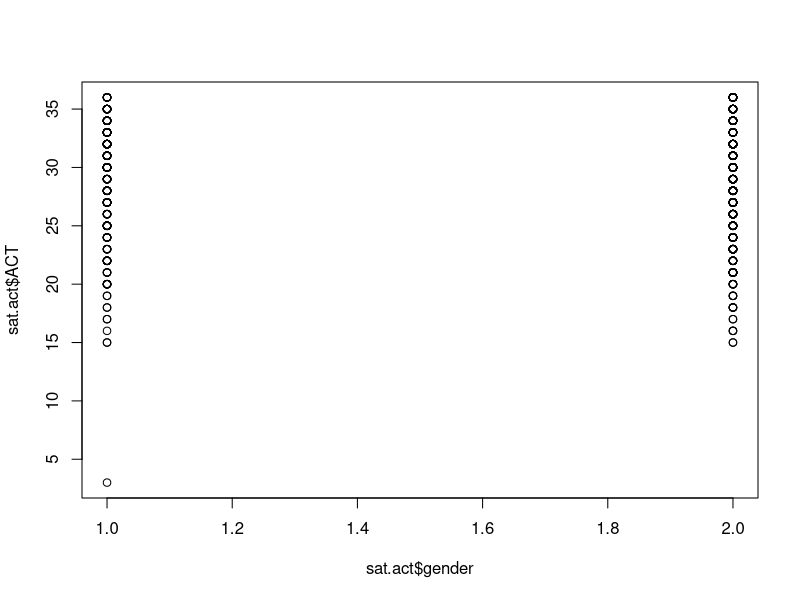
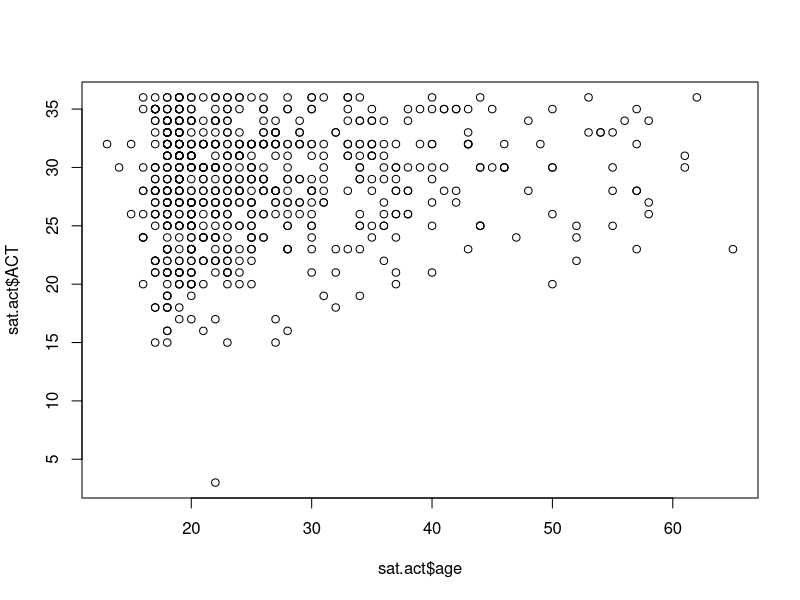
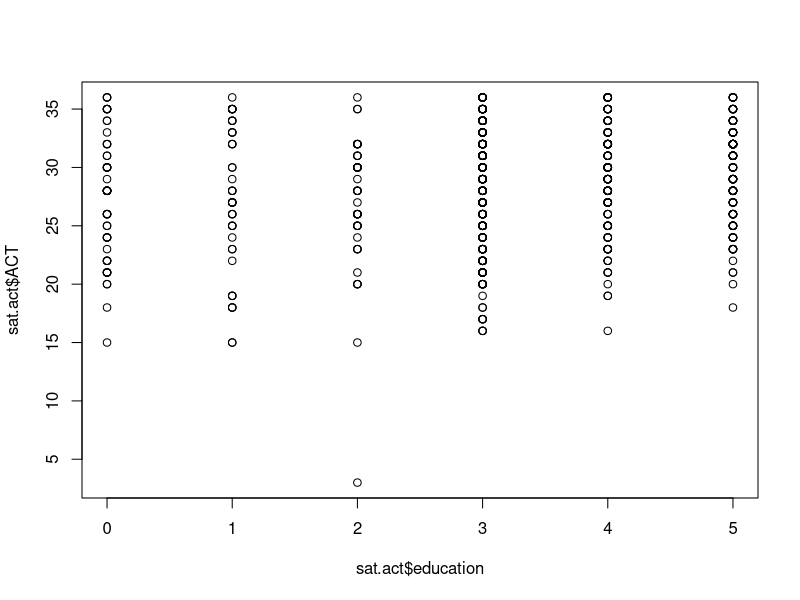

Here is the R script that generated these plots, in order:
################################################

# IST387, Standard Homework Heading
#
# Student name: Liwen Duan 
# Homework number: 8
# Date due: 2020/7/11
#
# Attribution statement: (choose only one)
# 1. I did this homework by myself, with help from the book and the professor

# Run these three functions to get a clean test of homework code
dev.off() # Clear the graph window
cat('\014')  # Clear the console
rm(list=ls()) # Clear user objects from the environment

# Set working directory 
#setwd("C:/Users/Sam_D/OneDrive - Syracuse University/Course/2-Sophomore/Summer 2020/IST 387/homework/*/") # Change to the folder containing your homework data files

# Your homework specific code goes below here

#################################################

#A
library('psych')
?psych
summary(sat.act)

#B
plot(sat.act$gender, sat.act$ACT)


plot(sat.act$age, sat.act$ACT)


plot(sat.act$education, sat.act$ACT)

#C
actM <- lm (formula = ACT ~ gender+age+education, data = sat.act)

#D
summary(actM)
#Adjusted R-squared:  0.02301 
#education is statistically significant has coefficients of 0.47890
#it also has ** notation indicate it's significant.

#E
#Overall this model is not a really good model since it has adjusted r-squared of 0.02... make it really unreliable model to use.
#gender has estimate of -0.48, it is in negative range makes it the lowest value among all predictors.
#age has estimate of 0.01 and not really high number.
#education, has the highest estimate of 0.47890, a higher t-value of 3.143 make it significant

#F
satVM <- lm (formula = SATV ~ gender+age+education, data = sat.act)
summary(satVM)
satQM <- lm (formula = SATQ ~ gender+age+education, data = sat.act)
summary(satQM)

#G
predDF <- data.frame(gender=1, education=1, age=18)
predict(actM, predDF)
#27.70198
